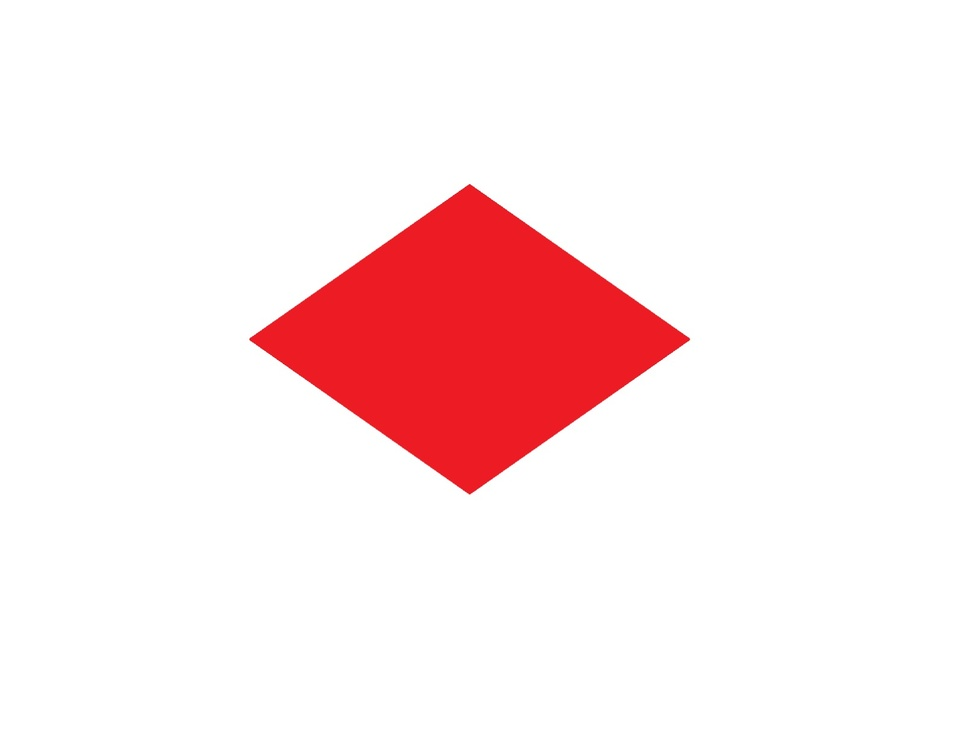
#> input picture kırmızı alan.jpeg, 964 x 732 px, shrunk from 1600 x 1216 before the run
$ python soru8.py --image 'kırmızı alan.jpeg'
#> lines starting #> are read from the running program, lines starting #| are printed output that depends on the picture; after the words box and inside, x2 and y2 are one past the last pixel; in counts of white or black regions, pixels touching at a corner belong together
import argparse
import cv2
import imutils

ap = argparse.ArgumentParser()
ap.add_argument("-i", "--image", required=True,
	help="/home/mustafa/Desktop")
args = vars(ap.parse_args())

image = cv2.imread(args["image"])
#> image is the input picture: shape (732, 964, 3); mean B, G, R 233.6, 232.8, 253.1
gray = cv2.cvtColor(image, cv2.COLOR_BGR2GRAY)
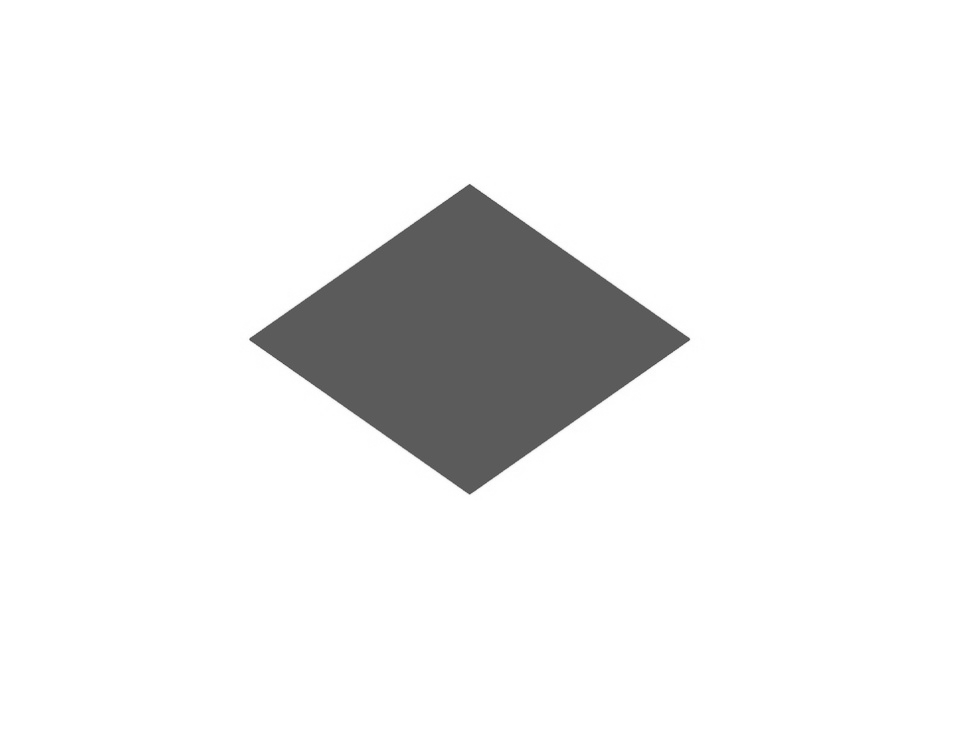
#> gray: shape (732, 964); min 70, max 255, mean 239
blurred = cv2.GaussianBlur(gray, (5, 5), 0)
thresh = cv2.threshold(blurred, 60, 255, cv2.THRESH_BINARY)[1]
#> thresh: shape (732, 964); every value is 255

cnts = cv2.findContours(thresh.copy(), cv2.RETR_EXTERNAL,
	cv2.CHAIN_APPROX_SIMPLE)
#> cnts = 1 contour; box (x1, y1, x2, y2) and area: (0, 0, 964, 732) 703953
cnts = imutils.grab_contours(cnts)
#> cnts = [[[0, 0], [0, 731], [963, 731], [963, 0]]]

for c in cnts:
	M = cv2.moments(c)
	cX = int(M["m10"] / M["m00"])
	cY = int(M["m01"] / M["m00"])

	cv2.drawContours(image, [c], -1, (0, 255, 0), 2)
	cv2.circle(image, (cX, cY), 7, (255, 255, 255), -1)
	cv2.putText(image, "center", (cX - 20, cY - 20),
		cv2.FONT_HERSHEY_SIMPLEX, 0.5, (255, 255, 255), 2)
	cv2.imshow("Image", image)
	cv2.waitKey(0)
#> this loop made 1 pass
#> (c, cX, cY) on pass 1: ([[0, 0], [0, 731], [963, 731], [963, 0]], 481, 365)
#> pass 1, `cv2.imshow("Image", image)`:
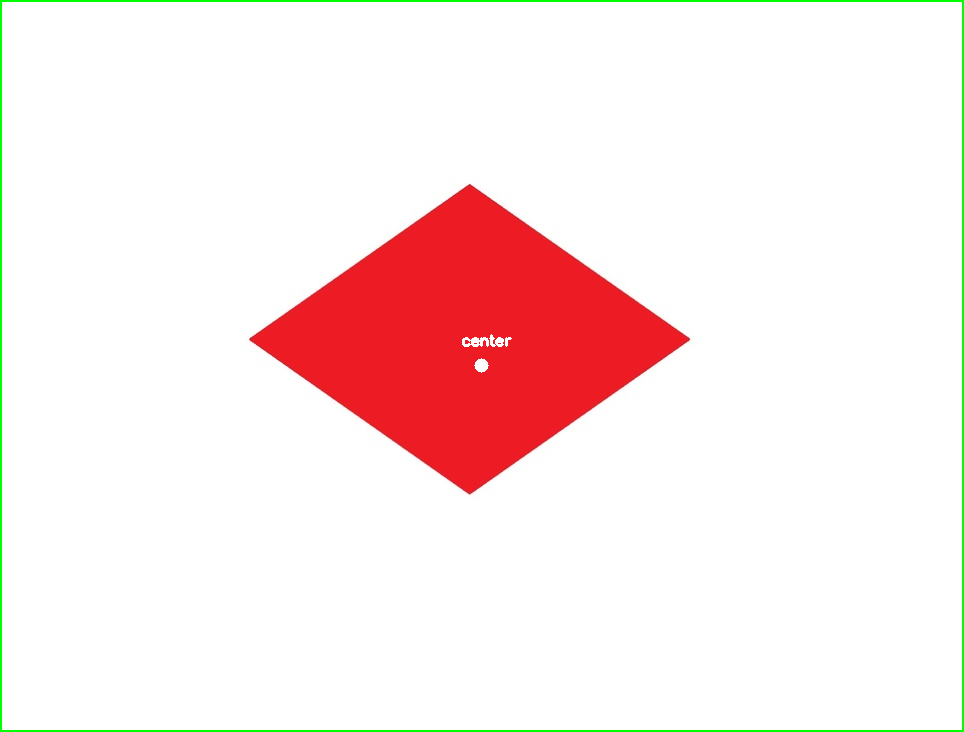
#> window 'Image': shape (732, 964, 3); mean B, G, R 231.3, 232.9, 250.7
